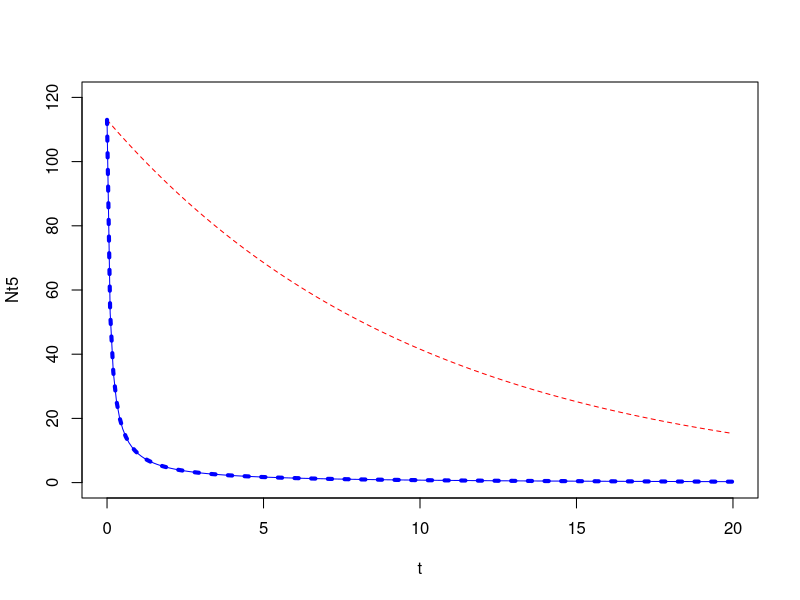

The R source for this figure:
# This is to check that my solution to model4's ODE is correct
# 4 Oct 2011

# model4: dN/dt = -mN - aN^2 + bfN
# model1: dN/dt = -mN
# note that model5 reduces to model1 when a=0 and b=0

N0 = 113
f = 1
m = 0.1
a = 0.1
b = 0.05
t = seq(0,20, by=0.1)

Nt5 = (m - b * f) /( ((m - b * f)/N0 + a) * exp(t*(m - b * f)) - a)


plot(Nt5 ~ t, type='l', col='blue', ylim=c(0,120))

Nt1 = N0 * exp(-m * t)

points(Nt1 ~ t, type='l', col='red', lty=2)

require(deSolve)

model5 = function(t, x, parms) {
	with( as.list( c(parms, x)), {
		dn.dt = -m*N - a * N^2 + b * f * N
		res = dn.dt
		list(res)
	})
}

parms = c(N0 = N0, m = m, a = a, b = b, f = f)

times = t

start = c(N = N0)

out.model5 = as.data.frame(lsoda(start, times, model5, parms))

points(out.model5$time, out.model5$N, type='l', col='blue', lty=3, lwd=4)

# It works for some parameters....
# red line is model 1
# blue line is model5 using my analytical solution of ODE
# thick blue dashes is model5 solved numerically
# model4 should equal model1 when a=0
